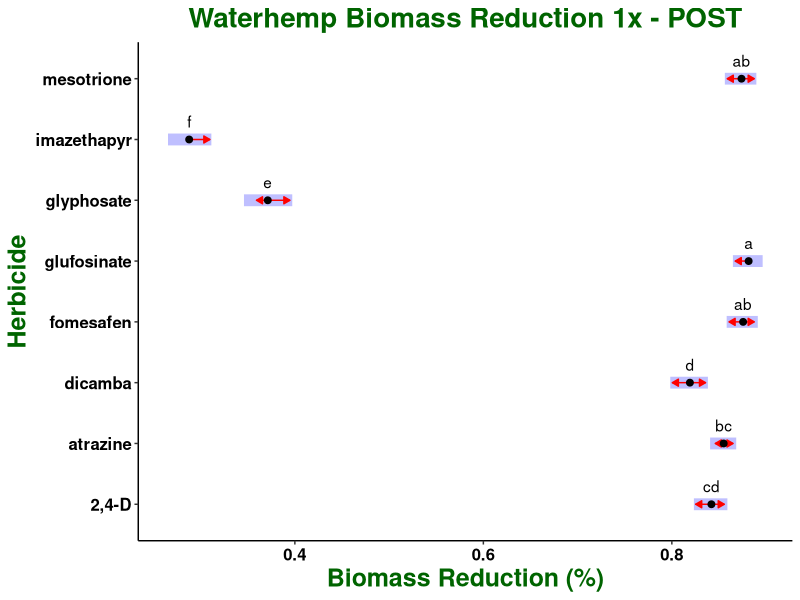

Here is the R script that generated this plot: (Note: this script raises an error after producing the figure.)
## ---- chunk 1

knitr::opts_chunk$set(echo = TRUE)
library(tidyverse)
library(ggplot2)
library(car)
library(emmeans)
library(multcompView)
library(glmmTMB)
library(ggpubr)

## ---- chunk 2

waterhemp <- read.csv("All POST_Reduction_1x.csv")

str(waterhemp)

waterhemp$run <- as.factor(waterhemp$run)

waterhemp$pop <- as.factor(waterhemp$pop)

waterhemp$herb <- as.factor(waterhemp$herb)

waterhemp$rate <- as.factor(waterhemp$rate)

waterhemp$rep <- as.factor(waterhemp$rep)

str(waterhemp)

## ---- chunk 3

model <- glmmTMB(bio_red ~ herb + (1|run) + (1|pop), data = waterhemp, beta_family(link = "logit"))

## ---- chunk 4

summary(model)

## ---- chunk 5

glmmTMB:::Anova.glmmTMB(model)

## ---- chunk 6

emm_herb <- emmeans(model, ~ herb, adjust = "tukey", type = "response", contr = "pairwise")

emm_herb

CLD_emm_herb <- if(requireNamespace("multcomp")) {
    multcomp::cld(emm_herb$emmeans, alpha = 0.05, Letters=letters, adjust="tukey", reversed = TRUE)}

CLD_emm_herb

## ---- chunk 7

plot(emm_herb, adjust = "tukey", comparisons = TRUE) + 
  geom_point(size = -1) +
  geom_text(aes(label = c("cd", "bc", "d", "ab", "a", "e", "f", "ab")), vjust = -1) +
  labs(title = "Waterhemp Biomass Reduction 1x - POST", x = "Biomass Reduction (%)", y = "Herbicide") + 
  theme_classic() + 
  theme (plot.title = element_text(face = "bold", hjust = 0.5, size = 20, colour = "darkgreen"), 
         axis.title = element_text(face = "bold", size = 18, colour = "darkgreen"), 
         axis.text = element_text(face = "bold", size = 12, colour = "black")) +
  ggsave("All POST 1x_BETA Tukey HSD.jpeg", units="in", width=8, height=5, dpi=600)
